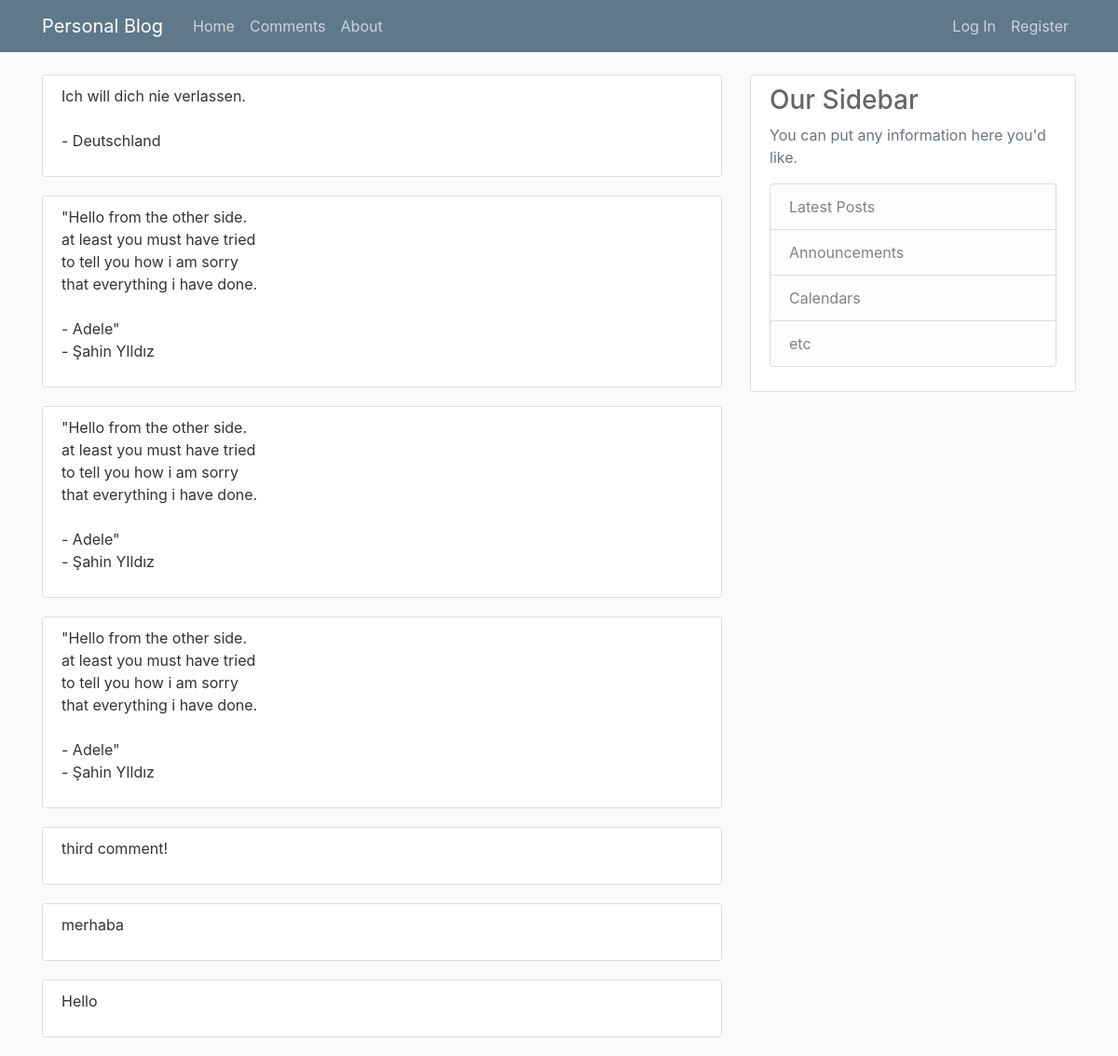
The app's page /comment/all/ with its own data.
### blog/models.py (models this page shows, shortened)
class Comment(models.Model):
    comment = models.TextField()

### blog/views.py (the view)
# urls.py: path('comment/all/', CommentListView.as_view(), name='comment-list'),
class CommentListView(ListView):
    model = Comment
    ordering = ['-id']  # default old to new, -date_posted orders them from new to old

### blog/templates/blog/comment_list.html
{% extends "blog/base.html" %}
{% block content %}
    {% for comment in object_list %}
        <article class="media content-section">
          <div class="media-body">
            <p class="article-content">{{ comment.comment }}</p>
          </div>
        </article>
    {% endfor %}
{% endblock content %}

### blog/static/blog/main.css (style rules this page uses)
body { background: #fafafa; color: #333333; margin-top: 5rem; }
.content-section { background: #ffffff; padding: 10px 20px; border: 1px solid #dddddd; border-radius: 3px; margin-bottom: 20px; }
.article-content { white-space: pre-line; }

### records on screen
Comment: comment "Ich will dich nie verlassen. - Deutschland"
Comment: comment "\"Hello from the other side. at least you must have tried to tell you how i am sorry that everything i have done. - Adele\" - Şahin YIldız"
Comment: comment "\"Hello from the other side. at least you must have tried to tell you how i am sorry that everything i have done. - Adele\" - Şahin YIldız"
Comment: comment "\"Hello from the other side. at least you must have tried to tell you how i am sorry that everything i have done. - Adele\" - Şahin YIldız"
Comment: comment "third comment!"
Comment: comment "merhaba"
Comment: comment "Hello"
